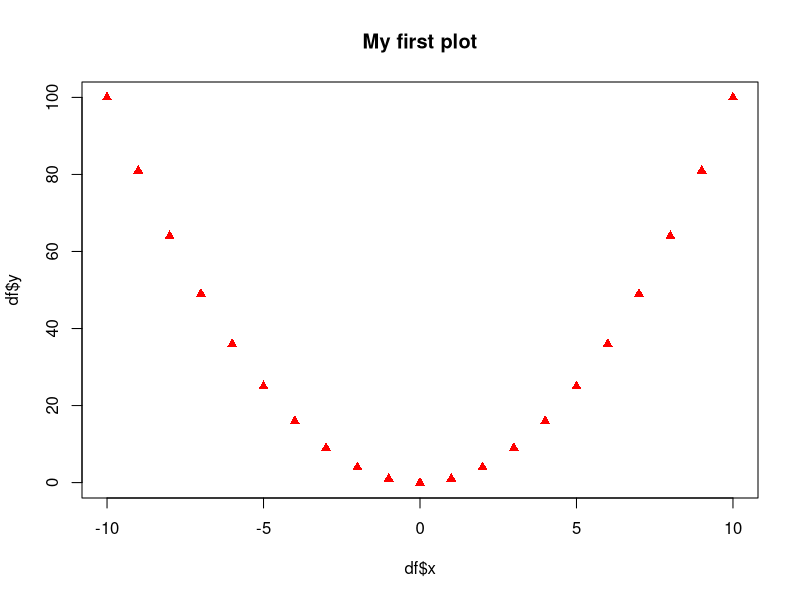

Write the R code that produced this figure.
# This is my first R script
# and you can add comments to your script using #
# R console ignores comments
################################
#-------------------------------

#displaying text to the screen
print("This is my first script")

#assignment statements
a <- 2+3
print(a)

#a simple plot
x <- c(-10:10)
y <- x^2
df <- as.data.frame(cbind(x,y)) #column bind two (or more vectors)

#Uncomment this line to "manually" edit my dataframe
#df$x[3] <- 3 #make changes to your data explicit (do not use the "Data Editor")

plot(x=df$x, y=df$y
	, pch=17, col="red", main="My first plot")

#for more details on contolling base R plots, look up "par"

#Functions in R
#...

write.table(x=df
	, file="C:\\Users\\jabus\\OneDrive\\Documents\\2459\\Delv Bio\\Clients\\Novo Nordisk UCSD\\stats course\\dev\\my_first_script_data.csv"
	, sep = ","
	, row.names=FALSE
	, col.names=TRUE)


### Extending R's base functionality: packages (a.k.a libraries)
install.packages("ggplot2") 
#Packages are maintained by individual contributors, in a central repository (CRAN)
#Every time you update your R version, you need to update (install) your R packages
#Collect your favorite packages in a script, and run

library("ggplot2") #this makes the functions defined in this library available to the current script.

### Getting help
help(str)
?str

#If you ask for help on forums, e.g. Stack Overflow, you should provide information about your R session:
sessionInfo()
